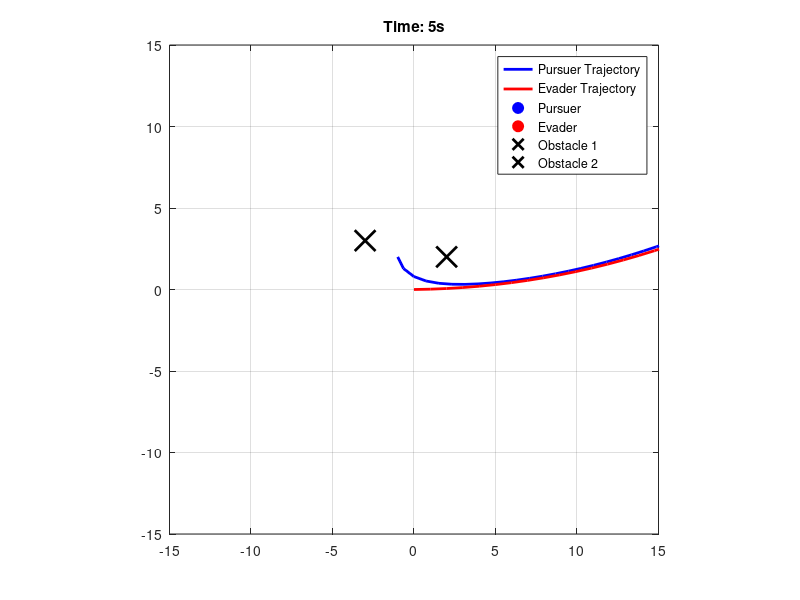
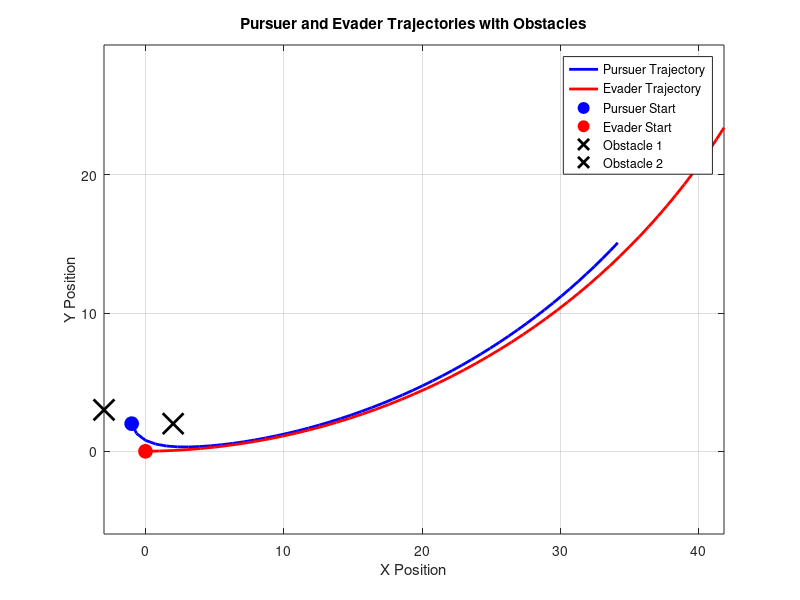

Write the MATLAB code that produced these figures, in order.
clc;
clear;
close all;

% Simulation parameters
dt = 0.1;  % Time step
T = 5;      % Total time for simulation

% Initial positions (x, y, theta)
pursuer_pos = [-1; 2; 0];   % [x; y; theta] for pursuer
evader_pos = [0; 0; 0];      % [x; y; theta] for evader

% Velocities
v_pursuer = 8;  % Velocity of pursuer
v_evader = 10;   % Velocity of evader

% Angular velocities (fixed for simplicity)
omega_pursuer = 0.2;  % Angular velocity of pursuer
omega_evader = 0.2;   % Angular velocity of evader

% Obstacle positions
obstacle1_pos = [2, 2];    % [x, y] for the first obstacle
obstacle2_pos = [-3, 3];   % [x, y] for the second obstacle
obstacle_radius = 1.5;     % Radius of influence for obstacle avoidance

% Storage for trajectories
pursuer_traj = [];
evader_traj = [];

% Simulation loop
for t = 0:dt:T
    % Store current positions
    pursuer_traj = [pursuer_traj; pursuer_pos(1:2)'];
    evader_traj = [evader_traj; evader_pos(1:2)'];
    
    % Calculate distance between pursuer and evader
    distance = norm(pursuer_pos(1:2) - evader_pos(1:2));
    
    % Break the loop if the pursuer catches the evader
    if distance < 0.1
        disp('Pursuer has caught the evader!');
        break;
    end
    
    % Obstacle avoidance for pursuer
    distance_to_obstacle1_pursuer = norm(pursuer_pos(1:2) - obstacle1_pos);
    distance_to_obstacle2_pursuer = norm(pursuer_pos(1:2) - obstacle2_pos);
    if distance_to_obstacle1_pursuer < obstacle_radius
        avoid_dir_pursuer = atan2(pursuer_pos(2) - obstacle1_pos(2), pursuer_pos(1) - obstacle1_pos(1));
        pursuer_pos(3) = avoid_dir_pursuer;  % Update orientation to avoid the obstacle
    elseif distance_to_obstacle2_pursuer < obstacle_radius
        avoid_dir_pursuer = atan2(pursuer_pos(2) - obstacle2_pos(2), pursuer_pos(1) - obstacle2_pos(1));
        pursuer_pos(3) = avoid_dir_pursuer;  % Update orientation to avoid the obstacle
    else
        % Direction to evader
        direction = atan2(evader_pos(2) - pursuer_pos(2), evader_pos(1) - pursuer_pos(1));
        pursuer_pos(3) = direction;  % Update orientation to follow the evader
    end
    
    % Obstacle avoidance for evader
    distance_to_obstacle1_evader = norm(evader_pos(1:2) - obstacle1_pos);
    distance_to_obstacle2_evader = norm(evader_pos(1:2) - obstacle2_pos);
    if distance_to_obstacle1_evader < obstacle_radius
        avoid_dir_evader = atan2(evader_pos(2) - obstacle1_pos(2), evader_pos(1) - obstacle1_pos(1));
        evader_pos(3) = avoid_dir_evader;  % Update orientation to avoid the obstacle
    elseif distance_to_obstacle2_evader < obstacle_radius
        avoid_dir_evader = atan2(evader_pos(2) - obstacle2_pos(2), evader_pos(1) - obstacle2_pos(1));
        evader_pos(3) = avoid_dir_evader;  % Update orientation to avoid the obstacle
    else
        evader_pos(3) = evader_pos(3) + omega_evader * dt;  % Random movement for evader
    end
    
    % Update positions based on velocities and orientations
    pursuer_pos(1) = pursuer_pos(1) + v_pursuer * cos(pursuer_pos(3)) * dt;
    pursuer_pos(2) = pursuer_pos(2) + v_pursuer * sin(pursuer_pos(3)) * dt;
    evader_pos(1) = evader_pos(1) + v_evader * cos(evader_pos(3)) * dt;
    evader_pos(2) = evader_pos(2) + v_evader * sin(evader_pos(3)) * dt;
    
    % Plot positions and trajectories in real-time
    plot(pursuer_traj(:,1), pursuer_traj(:,2), 'b-', 'LineWidth', 2); % Pursuer trajectory
    hold on;
    plot(evader_traj(:,1), evader_traj(:,2), 'r-', 'LineWidth', 2);   % Evader trajectory
    plot(pursuer_pos(1), pursuer_pos(2), 'bo', 'MarkerSize', 10, 'MarkerFaceColor', 'b'); % Current position of pursuer
    plot(evader_pos(1), evader_pos(2), 'ro', 'MarkerSize', 10, 'MarkerFaceColor', 'r');   % Current position of evader
    plot(obstacle1_pos(1), obstacle1_pos(2), 'kx', 'MarkerSize', 15, 'LineWidth', 2); % First obstacle (cross)
    plot(obstacle2_pos(1), obstacle2_pos(2), 'kx', 'MarkerSize', 15, 'LineWidth', 2); % Second obstacle (cross)
    xlim([-15 15]);
    ylim([-15 15]);
    legend('Pursuer Trajectory', 'Evader Trajectory', 'Pursuer', 'Evader', 'Obstacle 1', 'Obstacle 2');
    title(['Time: ' num2str(t) 's']);
    grid on;
    axis equal;
    pause(0.01);
    hold off;
end

% If the loop ends without capturing the evader
if distance >= 0.1
    disp('Evader escaped!');
end

% Final plot of the trajectories
figure;
plot(pursuer_traj(:,1), pursuer_traj(:,2), 'b-', 'LineWidth', 2); % Pursuer trajectory
hold on;
plot(evader_traj(:,1), evader_traj(:,2), 'r-', 'LineWidth', 2); % Evader trajectory
plot(pursuer_traj(1,1), pursuer_traj(1,2), 'bo', 'MarkerSize', 10, 'MarkerFaceColor', 'b'); % Initial position of pursuer
plot(evader_traj(1,1), evader_traj(1,2), 'ro', 'MarkerSize', 10, 'MarkerFaceColor', 'r'); % Initial position of evader
plot(obstacle1_pos(1), obstacle1_pos(2), 'kx', 'MarkerSize', 15, 'LineWidth', 2); % First obstacle (cross)
plot(obstacle2_pos(1), obstacle2_pos(2), 'kx', 'MarkerSize', 15, 'LineWidth', 2); % Second obstacle (cross)
legend('Pursuer Trajectory', 'Evader Trajectory', 'Pursuer Start', 'Evader Start', 'Obstacle 1', 'Obstacle 2');
xlabel('X Position');
ylabel('Y Position');
title('Pursuer and Evader Trajectories with Obstacles');
grid on;
axis equal;

